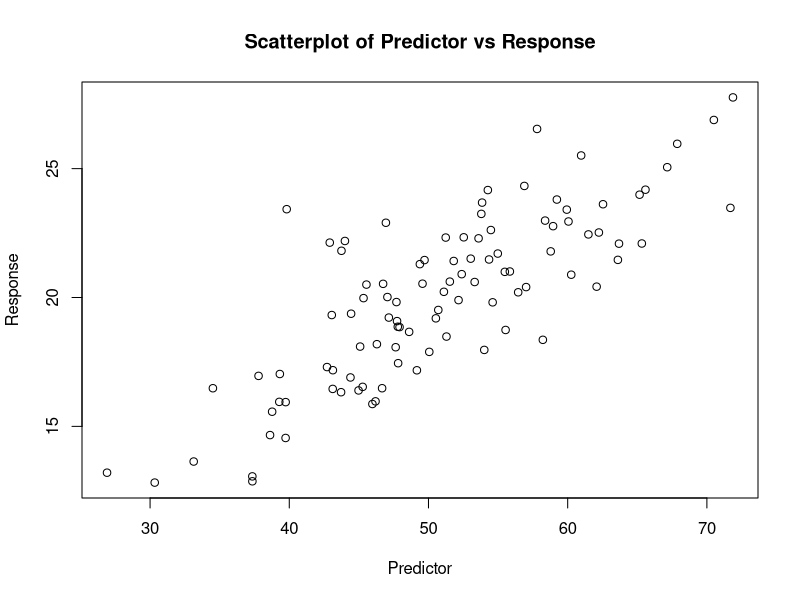
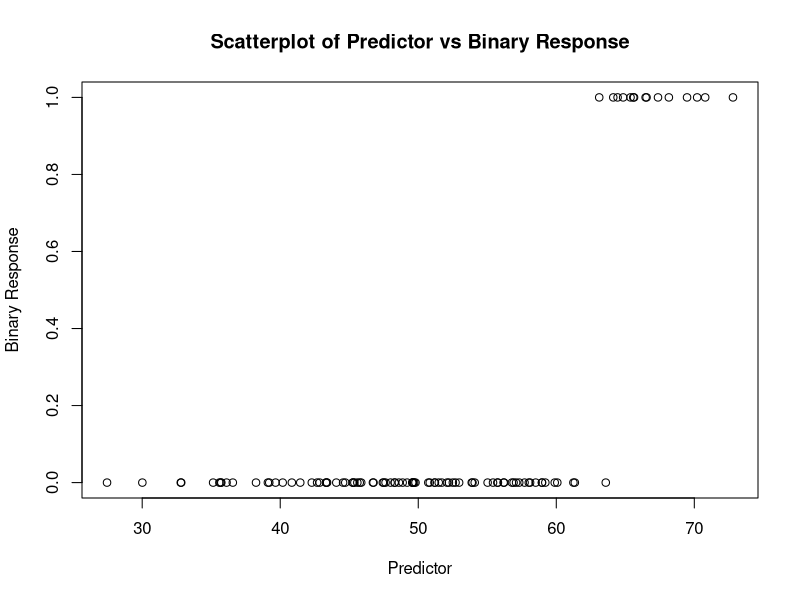

Recreate these plots in R, in order.
# This script will demonstrate the basics of using the `glm` function in R
# for both continuous and binary response variables with various predictor variables.

# 1. Example of a Simple Linear Model Using `glm`

# Let's start by creating some basic data for a continuous response
set.seed(123)  # Set seed for reproducibility

# Create a data frame with one continuous predictor
simple_data <- data.frame(
  predictor = rnorm(100, mean = 50, sd = 10)  # Predictor variable with normal distribution
)
# Create a response variable that has a true linear relationship with the predictor
simple_data$response <- 5 + 0.3 * simple_data$predictor + rnorm(100, mean = 0, sd = 2)

# Plot the data to visualize the relationship
plot(simple_data$predictor, simple_data$response, 
     main = "Scatterplot of Predictor vs Response",
     xlab = "Predictor",
     ylab = "Response")

# Fit a simple linear model using `glm`
# Note: family = gaussian() is the default for continuous response data
simple_model <- glm(response ~ predictor, data = simple_data)

# Summary of the model to interpret results
summary(simple_model)

# 2. Example of a Logistic Regression Model with a Binary Response Variable

# Create a data frame with one predictor and a binary response
set.seed(456)
logistic_data <- data.frame(
  predictor = rnorm(100, mean = 50, sd = 10)
)
# Create a response variable with a true logistic relationship to the predictor
logistic_data$response <- rbinom(100, 1, plogis(-50 + 0.8 * logistic_data$predictor))

# Plot the data
plot(logistic_data$predictor, logistic_data$response, 
     main = "Scatterplot of Predictor vs Binary Response",
     xlab = "Predictor",
     ylab = "Binary Response")

# Fit a logistic regression model using `glm`
# Here, we specify family = binomial() since the response is binary
logistic_model <- glm(response ~ predictor, data = logistic_data, family = binomial)

# Summary of the model to interpret the coefficients
summary(logistic_model)

# 3. Adding More Predictors to the Model

# Create data with two predictors for a more complex model
set.seed(789)
complex_data <- data.frame(
  predictor1 = rnorm(100, mean = 50, sd = 10),
  predictor2 = rnorm(100, mean = 20, sd = 5)
)
# Create a response variable with a true logistic relationship to the predictors
complex_data$response <- rbinom(100, 1, plogis(-30 + 0.5 * complex_data$predictor1 + 0.7 * complex_data$predictor2))

# Fit a logistic regression model with two predictors
complex_model <- glm(response ~ predictor1 + predictor2, data = complex_data, family = binomial())

# Summary of the model to see the effects of each predictor
summary(complex_model)

# 4. Including Interaction Terms in the Model

# Adding interaction between predictor1 and predictor2
interaction_model <- glm(response ~ predictor1 * predictor2, data = complex_data, family = binomial())

# Summary to see interaction effects
summary(interaction_model)
